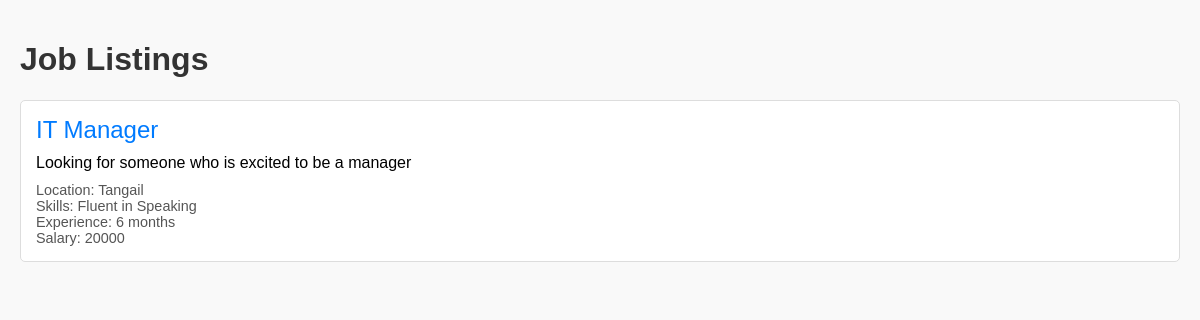
Page /tester.php?location=Tangail on the committed database.
### tables this page shows
CREATE TABLE `job` (
  `job_id` int(5) NOT NULL,
  `company_id` int(5) DEFAULT NULL,
  `title` varchar(50) NOT NULL,
  `description` varchar(1000) NOT NULL,
  `location` varchar(50) NOT NULL,
  `required_skill` varchar(200) NOT NULL,
  `required_experience` varchar(200) NOT NULL,
  `salary` int(10) NOT NULL,
  `posted_date` date NOT NULL
);

### tester.php (the view, shortened to what this page needs)
<!DOCTYPE html>
<html lang="en">
<head>
</head>
<body>
    <h1>Job Listings</h1>
    <div class="job-listings">
        <?php
        $db_server = "localhost";
        $db_name = "jobsite";
        $db_password = "";
        $db_username = "root";
        $conn = mysqli_connect($db_server, $db_username, $db_password, $db_name);
        $location = $_GET['location'] ?? '';
        $sql = "SELECT * FROM job WHERE 1=1";
        if (!empty($location)) {
            $sql .= " AND location LIKE '%$location%'";
        }
        $result = mysqli_query($conn, $sql);
        while ($row = mysqli_fetch_array($result)) {
            echo '<div class="job-listing">';
            echo '<div class="job-title">' . htmlspecialchars($row['title']) . '</div>';
            echo '<div class="job-description">' . htmlspecialchars($row['description']) . '</div>';
            echo '<div class="job-details">Location: ' . htmlspecialchars($row['location']) . '<br>';
            echo 'Skills: ' . htmlspecialchars($row['required_skill']) . '<br>';
            echo 'Experience: ' . htmlspecialchars($row['required_experience']) . '<br>';
            echo 'Salary: ' . htmlspecialchars($row['salary']) . '</div>';
            echo '</div>';
        }
        ?>
    </div>
</body>
</html>

### tester.php (style rules this page uses)
body { font-family: Arial, sans-serif; margin: 0; padding: 20px; background-color: #f9f9f9; }
h1 { color: #333; }
.job-listing { border: 1px solid #ddd; border-radius: 5px; padding: 15px; margin-bottom: 20px; background-color: #fff; }
.job-title { font-size: 1.5em; color: #007BFF; }
.job-description { margin: 10px 0; }
.job-details { font-size: 0.9em; color: #555; }

### rows in the picture
job: title "IT Manager", description "Looking for someone who is excited to be a manager", location "Tangail", required_skill "Fluent in Speaking", required_experience "6 months", salary "20000"
